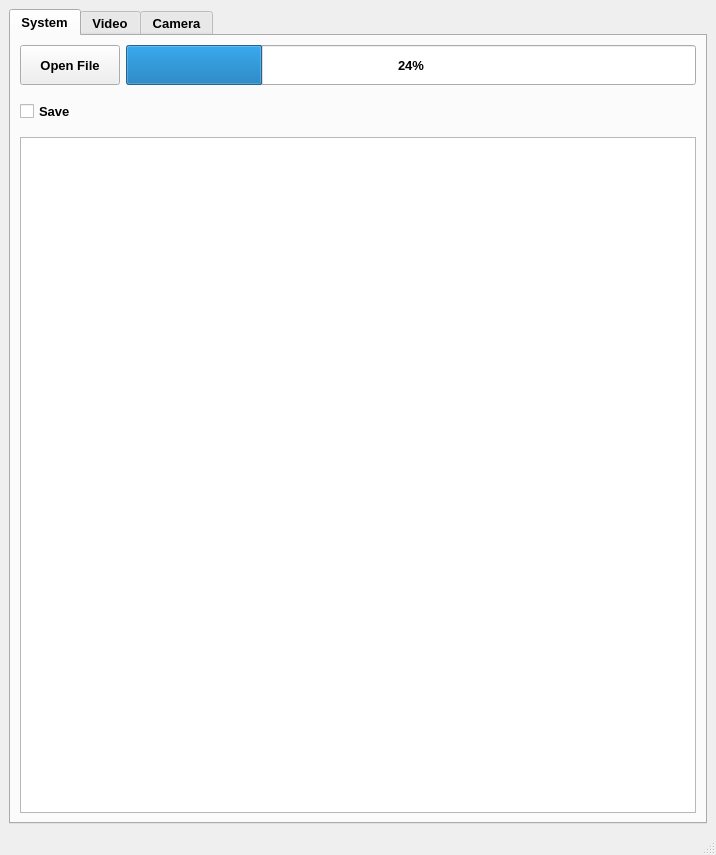
<?xml version="1.0" encoding="UTF-8"?>
<ui version="4.0">
 <class>MainWindow</class>
 <widget class="QMainWindow" name="MainWindow">
  <property name="geometry">
   <rect>
    <x>0</x>
    <y>0</y>
    <width>716</width>
    <height>855</height>
   </rect>
  </property>
  <property name="windowTitle">
   <string>Check</string>
  </property>
  <widget class="QWidget" name="container">
   <layout class="QHBoxLayout" name="horizontalLayout_2">
    <item>
     <widget class="QTabWidget" name="tabWidget">
      <property name="font">
       <font>
        <family>Arial</family>
        <pointsize>10</pointsize>
        <weight>75</weight>
        <bold>true</bold>
       </font>
      </property>
      <property name="currentIndex">
       <number>0</number>
      </property>
      <widget class="QWidget" name="tab">
       <attribute name="title">
        <string>System</string>
       </attribute>
       <layout class="QHBoxLayout" name="horizontalLayout_4">
        <item>
         <layout class="QVBoxLayout" name="verticalLayout">
          <property name="bottomMargin">
           <number>0</number>
          </property>
          <item>
           <layout class="QHBoxLayout" name="horizontalLayout_5">
            <item>
             <widget class="QPushButton" name="pushButton">
              <property name="minimumSize">
               <size>
                <width>100</width>
                <height>40</height>
               </size>
              </property>
              <property name="text">
               <string>Open File</string>
              </property>
             </widget>
            </item>
            <item>
             <widget class="QProgressBar" name="progressBar">
              <property name="minimumSize">
               <size>
                <width>0</width>
                <height>40</height>
               </size>
              </property>
              <property name="value">
               <number>24</number>
              </property>
             </widget>
            </item>
           </layout>
          </item>
          <item>
           <layout class="QHBoxLayout" name="horizontalLayout_6">
            <item>
             <widget class="QCheckBox" name="checkBox">
              <property name="minimumSize">
               <size>
                <width>0</width>
                <height>40</height>
               </size>
              </property>
              <property name="text">
               <string>Save</string>
              </property>
             </widget>
            </item>
           </layout>
          </item>
          <item>
           <layout class="QHBoxLayout" name="horizontalLayout_7">
            <item>
             <widget class="QListView" name="listView"/>
            </item>
           </layout>
          </item>
         </layout>
        </item>
       </layout>
      </widget>
      <widget class="QWidget" name="tab_vod">
       <attribute name="title">
        <string>Video</string>
       </attribute>
       <layout class="QHBoxLayout" name="horizontalLayout">
        <item>
         <layout class="QVBoxLayout" name="mainBox">
          <property name="bottomMargin">
           <number>0</number>
          </property>
          <item>
           <layout class="QHBoxLayout" name="topBox">
            <item>
             <widget class="QScrollArea" name="view">
              <property name="minimumSize">
               <size>
                <width>670</width>
                <height>670</height>
               </size>
              </property>
              <property name="verticalScrollBarPolicy">
               <enum>Qt::ScrollBarAlwaysOn</enum>
              </property>
              <property name="horizontalScrollBarPolicy">
               <enum>Qt::ScrollBarAlwaysOn</enum>
              </property>
              <property name="widgetResizable">
               <bool>true</bool>
              </property>
              <widget class="QWidget" name="viewForm">
               <property name="geometry">
                <rect>
                 <x>0</x>
                 <y>0</y>
                 <width>653</width>
                 <height>654</height>
                </rect>
               </property>
               <widget class="QLabel" name="viewData">
                <property name="geometry">
                 <rect>
                  <x>0</x>
                  <y>0</y>
                  <width>800</width>
                  <height>600</height>
                 </rect>
                </property>
                <property name="minimumSize">
                 <size>
                  <width>0</width>
                  <height>0</height>
                 </size>
                </property>
                <property name="text">
                 <string/>
                </property>
               </widget>
              </widget>
             </widget>
            </item>
           </layout>
          </item>
          <item>
           <layout class="QHBoxLayout" name="midBox">
            <item>
             <widget class="QPushButton" name="btn_openFile">
              <property name="minimumSize">
               <size>
                <width>100</width>
                <height>40</height>
               </size>
              </property>
              <property name="font">
               <font>
                <family>Arial</family>
                <pointsize>10</pointsize>
                <weight>75</weight>
                <bold>true</bold>
               </font>
              </property>
              <property name="text">
               <string>Open File</string>
              </property>
             </widget>
            </item>
            <item>
             <spacer name="spa_3_cam">
              <property name="orientation">
               <enum>Qt::Horizontal</enum>
              </property>
              <property name="sizeHint" stdset="0">
               <size>
                <width>40</width>
                <height>20</height>
               </size>
              </property>
             </spacer>
            </item>
            <item>
             <widget class="QSlider" name="slider_videoframe">
              <property name="minimumSize">
               <size>
                <width>0</width>
                <height>0</height>
               </size>
              </property>
              <property name="orientation">
               <enum>Qt::Horizontal</enum>
              </property>
             </widget>
            </item>
            <item>
             <spacer name="spa_4_cam">
              <property name="orientation">
               <enum>Qt::Horizontal</enum>
              </property>
              <property name="sizeHint" stdset="0">
               <size>
                <width>40</width>
                <height>20</height>
               </size>
              </property>
             </spacer>
            </item>
            <item>
             <widget class="QLabel" name="lbl_frame">
              <property name="font">
               <font>
                <family>Arial</family>
                <pointsize>9</pointsize>
                <weight>75</weight>
                <bold>true</bold>
               </font>
              </property>
              <property name="text">
               <string>frame</string>
              </property>
             </widget>
            </item>
           </layout>
          </item>
          <item>
           <layout class="QHBoxLayout" name="bottumBox">
            <item>
             <widget class="QComboBox" name="viewCbo_roi">
              <property name="minimumSize">
               <size>
                <width>100</width>
                <height>40</height>
               </size>
              </property>
              <property name="font">
               <font>
                <family>Arial</family>
                <pointsize>10</pointsize>
                <weight>75</weight>
                <bold>true</bold>
               </font>
              </property>
              <property name="editable">
               <bool>false</bool>
              </property>
              <property name="currentText">
               <string>0.5</string>
              </property>
              <item>
               <property name="text">
                <string>0.5</string>
               </property>
              </item>
              <item>
               <property name="text">
                <string>0.75</string>
               </property>
              </item>
              <item>
               <property name="text">
                <string>1.0</string>
               </property>
              </item>
              <item>
               <property name="text">
                <string>1.25</string>
               </property>
              </item>
              <item>
               <property name="text">
                <string>1.5</string>
               </property>
              </item>
             </widget>
            </item>
            <item>
             <spacer name="spa_2">
              <property name="orientation">
               <enum>Qt::Horizontal</enum>
              </property>
              <property name="sizeHint" stdset="0">
               <size>
                <width>40</width>
                <height>20</height>
               </size>
              </property>
             </spacer>
            </item>
            <item>
             <widget class="QPushButton" name="btn_capture">
              <property name="minimumSize">
               <size>
                <width>100</width>
                <height>40</height>
               </size>
              </property>
              <property name="text">
               <string>Capture</string>
              </property>
             </widget>
            </item>
            <item>
             <widget class="QPushButton" name="btn_stop">
              <property name="minimumSize">
               <size>
                <width>100</width>
                <height>40</height>
               </size>
              </property>
              <property name="font">
               <font>
                <family>Arial</family>
                <pointsize>10</pointsize>
                <weight>75</weight>
                <bold>true</bold>
               </font>
              </property>
              <property name="text">
               <string>Stop</string>
              </property>
             </widget>
            </item>
            <item>
             <widget class="QPushButton" name="btn_pause">
              <property name="minimumSize">
               <size>
                <width>100</width>
                <height>40</height>
               </size>
              </property>
              <property name="font">
               <font>
                <family>Arial</family>
                <pointsize>10</pointsize>
                <weight>75</weight>
                <bold>true</bold>
               </font>
              </property>
              <property name="text">
               <string>Pause</string>
              </property>
             </widget>
            </item>
            <item>
             <widget class="QPushButton" name="btn_play">
              <property name="minimumSize">
               <size>
                <width>100</width>
                <height>40</height>
               </size>
              </property>
              <property name="font">
               <font>
                <family>Arial</family>
                <pointsize>10</pointsize>
                <weight>75</weight>
                <bold>true</bold>
               </font>
              </property>
              <property name="text">
               <string>Play</string>
              </property>
             </widget>
            </item>
           </layout>
          </item>
         </layout>
        </item>
       </layout>
      </widget>
      <widget class="QWidget" name="tab_cam">
       <property name="font">
        <font>
         <family>Arial</family>
         <pointsize>12</pointsize>
         <weight>75</weight>
         <bold>true</bold>
        </font>
       </property>
       <attribute name="title">
        <string>Camera</string>
       </attribute>
       <layout class="QHBoxLayout" name="horizontalLayout_3">
        <item>
         <layout class="QVBoxLayout" name="mainBox_cam">
          <property name="bottomMargin">
           <number>0</number>
          </property>
          <item>
           <layout class="QHBoxLayout" name="topBox_cam">
            <item>
             <widget class="QScrollArea" name="view_cam">
              <property name="widgetResizable">
               <bool>true</bool>
              </property>
              <widget class="QWidget" name="viewForm_cam">
               <property name="geometry">
                <rect>
                 <x>0</x>
                 <y>0</y>
                 <width>668</width>
                 <height>669</height>
                </rect>
               </property>
               <widget class="QLabel" name="viewData_cam">
                <property name="geometry">
                 <rect>
                  <x>0</x>
                  <y>0</y>
                  <width>47</width>
                  <height>12</height>
                 </rect>
                </property>
                <property name="text">
                 <string/>
                </property>
               </widget>
              </widget>
             </widget>
            </item>
           </layout>
          </item>
          <item>
           <layout class="QHBoxLayout" name="midBox_cam">
            <item>
             <widget class="QPushButton" name="btn_open_cam">
              <property name="minimumSize">
               <size>
                <width>100</width>
                <height>40</height>
               </size>
              </property>
              <property name="font">
               <font>
                <family>Arial</family>
                <pointsize>10</pointsize>
                <weight>75</weight>
                <bold>true</bold>
               </font>
              </property>
              <property name="text">
               <string>Open</string>
              </property>
             </widget>
            </item>
            <item>
             <widget class="QPushButton" name="btn_stop_cam">
              <property name="minimumSize">
               <size>
                <width>100</width>
                <height>40</height>
               </size>
              </property>
              <property name="font">
               <font>
                <family>Arial</family>
                <pointsize>10</pointsize>
                <weight>75</weight>
                <bold>true</bold>
               </font>
              </property>
              <property name="text">
               <string>Stop</string>
              </property>
             </widget>
            </item>
            <item>
             <spacer name="spa_1_cam">
              <property name="orientation">
               <enum>Qt::Horizontal</enum>
              </property>
              <property name="sizeHint" stdset="0">
               <size>
                <width>40</width>
                <height>20</height>
               </size>
              </property>
             </spacer>
            </item>
           </layout>
          </item>
          <item>
           <layout class="QHBoxLayout" name="bottomBox_cam">
            <item>
             <widget class="QComboBox" name="viewCbo_roi_cam">
              <property name="minimumSize">
               <size>
                <width>100</width>
                <height>40</height>
               </size>
              </property>
              <item>
               <property name="text">
                <string>0.5</string>
               </property>
              </item>
              <item>
               <property name="text">
                <string>0.75</string>
               </property>
              </item>
              <item>
               <property name="text">
                <string>1.0</string>
               </property>
              </item>
              <item>
               <property name="text">
                <string>1.25</string>
               </property>
              </item>
              <item>
               <property name="text">
                <string>1.5</string>
               </property>
              </item>
             </widget>
            </item>
            <item>
             <spacer name="spa_2_cam">
              <property name="orientation">
               <enum>Qt::Horizontal</enum>
              </property>
              <property name="sizeHint" stdset="0">
               <size>
                <width>40</width>
                <height>20</height>
               </size>
              </property>
             </spacer>
            </item>
           </layout>
          </item>
         </layout>
        </item>
       </layout>
      </widget>
     </widget>
    </item>
   </layout>
  </widget>
  <widget class="QStatusBar" name="statusBar"/>
  <action name="actionOpen">
   <property name="text">
    <string>Open</string>
   </property>
  </action>
  <action name="actionSave">
   <property name="text">
    <string>Save</string>
   </property>
  </action>
  <action name="actionSave_As">
   <property name="text">
    <string>Save As</string>
   </property>
  </action>
 </widget>
 <resources/>
 <connections/>
</ui>
